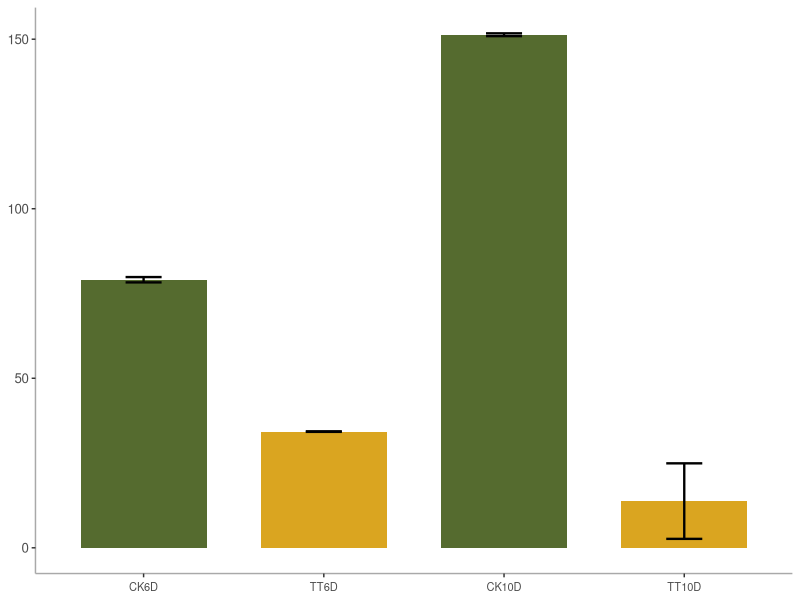
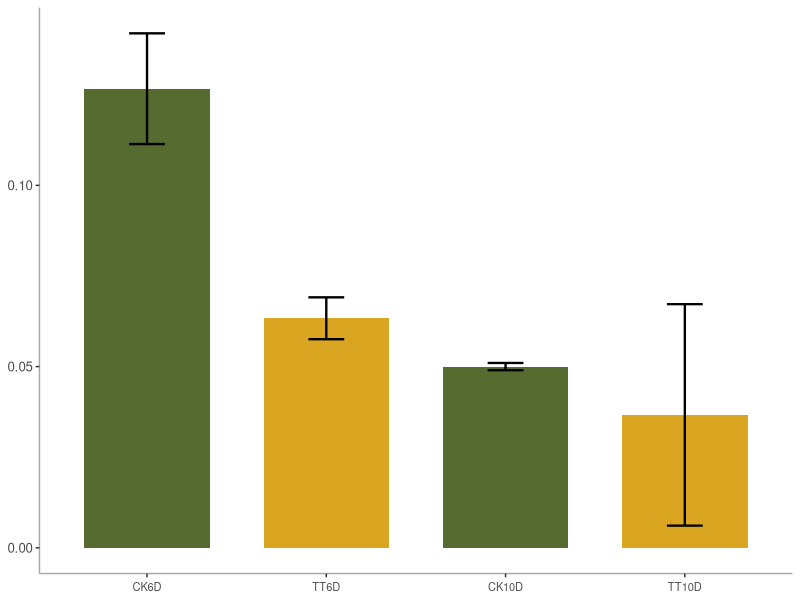
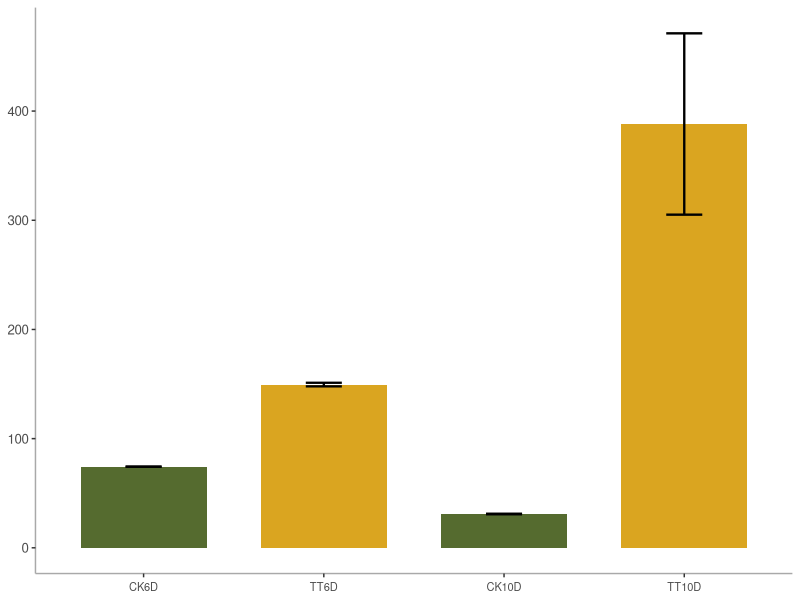

Recreate these plots in R, in order.
library(ggplot2)
library(dplyr)

getwd()
setwd('D:/CHU THINKBOOK/A03 白菜修改/scripts/')

#################### IAA ng/mL
if(TRUE){
  data <- data.frame(
    Group = rep(c("CK6D", "CK10D", "TT6D", "TT10D"), each = 3),
    Value = c(79.82,79.13,78.25, 151.47,151.64,150.86,
              34.29,34.34,34.19, 26.64,7.27,7.43)
  )
  
  # 计算每个组的均值和标准差
  summary_data <- data %>%
    group_by(Group) %>%
    summarise(
      Mean = mean(Value),
      SD = sd(Value)
    )
  
  print(summary_data)
  
  t.test(c(79.82,79.13,78.25), c(34.29,34.34,34.19))
  t.test(c(151.47,151.64,150.86), c(26.64,7.27,7.43))
  
  # 基础柱形图与误差线（标准差）
  summary_data$Group = factor(summary_data$Group, levels = c('CK6D','TT6D','CK10D','TT10D'))
  ggplot(summary_data, aes(x = Group, y = Mean, fill = Group)) +
    geom_col(width = 0.7) +  # 柱形图
    geom_errorbar(
      aes(ymin = Mean - SD, ymax = Mean + SD),  # 误差线范围：均值±标准差
      width = 0.2,  # 误差线宽度
      color = "black",
      size = 0.8
    ) +
    scale_fill_manual(values = rep(c( '#556B2F', '#DAA520'),3)) +
    theme(axis.text.x = element_text(angle = 0, vjust = 0.5, hjust = 0.5, size = 8),
          axis.title = element_blank(),
          text = element_text(size = 12),
          axis.line = element_line(color = 'darkgray'),
          panel.background = element_rect(fill = 'transparent'),
          plot.background = element_rect(fill="transparent"),
          legend.position = "none") 
  
  ggsave('../revised_data/CK_TT_geneset/CK_TT_IAA_content_v3.svg', plot = last_plot(), height = 3.5, width = 5, bg = "transparent")

}


#################### GA3 ng/mL
if(TRUE){
  data <- data.frame(
    Group = rep(c("CK6D", "CK10D", "TT6D", "TT10D"), each = 3),
    Value = c(0.14, 0.11, 0.13, 0.049, 0.05, 0.051,
              0.06, 0.06, 0.07, 0.07, 0.01, 0.03 )
  )
  
  # 计算每个组的均值和标准差
  summary_data <- data %>%
    group_by(Group) %>%
    summarise(
      Mean = mean(Value),
      SD = sd(Value)
    )
  
  print(summary_data)
  
  t.test(c(0.14, 0.11, 0.13), c(0.06, 0.06, 0.07))
  t.test(c(0.049, 0.05, 0.051), c(0.07, 0.01, 0.03))
  
  # 基础柱形图与误差线（标准差）
  summary_data$Group = factor(summary_data$Group, levels = c('CK6D','TT6D','CK10D','TT10D'))
  ggplot(summary_data, aes(x = Group, y = Mean, fill = Group)) +
    geom_col(width = 0.7) +  # 柱形图
    geom_errorbar(
      aes(ymin = Mean - SD, ymax = Mean + SD),  # 误差线范围：均值±标准差
      width = 0.2,  # 误差线宽度
      color = "black",
      size = 0.8
    ) + 
    scale_fill_manual(values = rep(c('#556B2F',  '#DAA520'),3)) +
    theme(axis.text.x = element_text(angle = 0, vjust = 0.5, hjust = 0.5, size = 8),
          axis.title = element_blank(),
          text = element_text(size = 12),
          axis.line = element_line(color = 'darkgray'),
          panel.background = element_rect(fill = 'transparent'),
          plot.background = element_rect(fill="transparent"),
          legend.position = "none") 
  
  ggsave('../revised_data/CK_TT_geneset/CK_TT_GA3_content_v3.svg', plot = last_plot(), height = 3.5, width = 5, bg = "transparent")
  
}

#################### ABA ng/mL
if(TRUE){
  data <- data.frame(
    Group = rep(c("CK6D", "CK10D", "TT6D", "TT10D"), each = 3),
    Value = c(74.32,74.35,74.16, 31.02,30.68,31.22,
              148.51,148.62,151.41,364.42,319.60,480.50)
  )
  
  # 计算每个组的均值和标准差
  summary_data <- data %>%
    group_by(Group) %>%
    summarise(
      Mean = mean(Value),
      SD = sd(Value)
    )
  
  print(summary_data)
  
  t.test(c(74.32,74.35,74.16), c(148.51,148.62,151.41))
  t.test(c(31.02,30.68,31.22), c(364.42,319.60,480.50))
  
  # 基础柱形图与误差线（标准差）
  summary_data$Group = factor(summary_data$Group, levels = c('CK6D','TT6D','CK10D','TT10D'))
  ggplot(summary_data, aes(x = Group, y = Mean, fill = Group)) +
    geom_col(width = 0.7) +  # 柱形图
    geom_errorbar(
      aes(ymin = Mean - SD, ymax = Mean + SD),  # 误差线范围：均值±标准差
      width = 0.2,  # 误差线宽度
      color = "black",
      size = 0.8
    ) + 
    scale_fill_manual(values = rep(c(  '#556B2F','#DAA520'),3)) +
    theme(axis.text.x = element_text(angle = 0, vjust = 0.5, hjust = 0.5, size = 8),
          axis.title = element_blank(),
          text = element_text(size = 12),
          axis.line = element_line(color = 'darkgray'),
          panel.background = element_rect(fill = 'transparent'),
          plot.background = element_rect(fill="transparent"),
          legend.position = "none") 
  
  ggsave('../revised_data/CK_TT_geneset/CK_TT_ABA_content_v3.svg', plot = last_plot(), height = 3.5, width = 5, bg = "transparent")
  
}